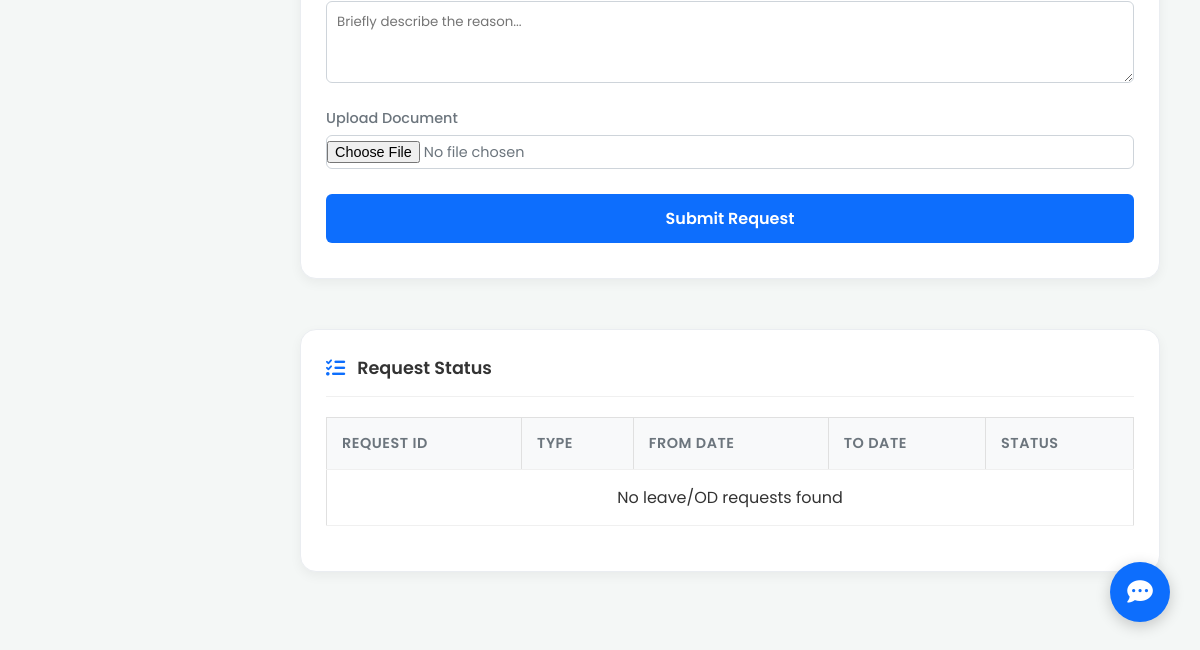
/student (signed in, lower part), run on an earlier commit of the app's database.
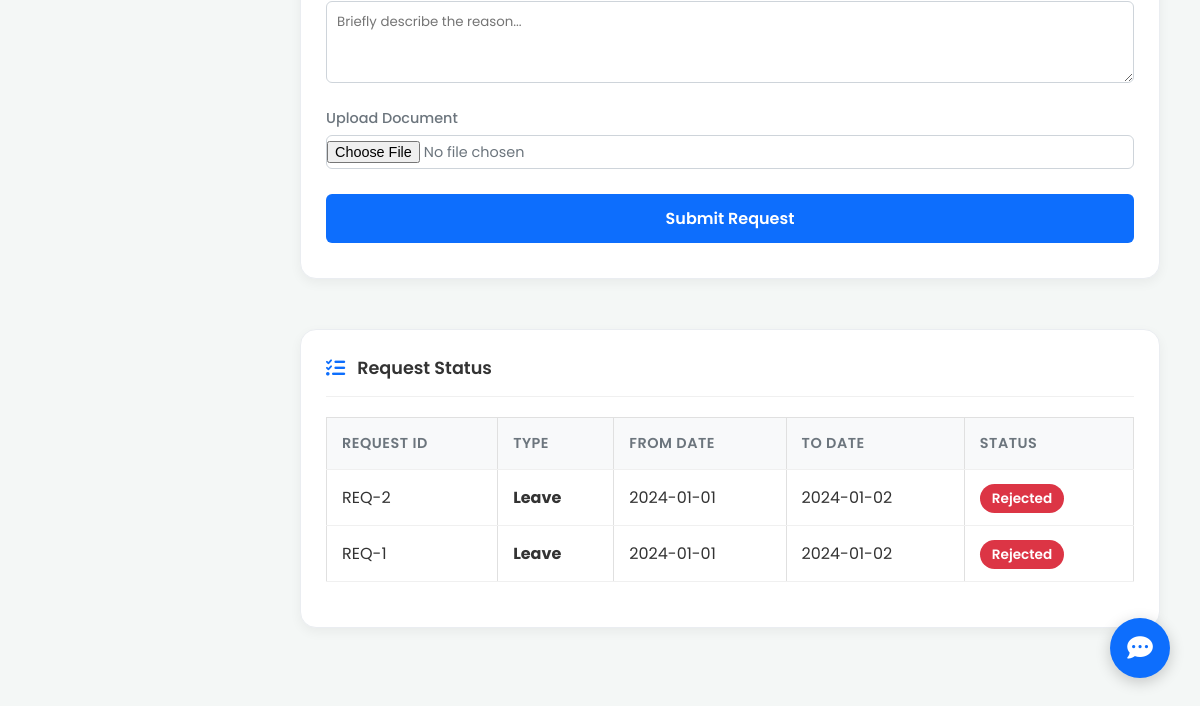
And on a later commit of the database.
### tables this page shows
CREATE TABLE leave_requests (id INTEGER PRIMARY KEY AUTOINCREMENT, reg TEXT, type TEXT, from_date TEXT, to_date TEXT, reason TEXT, document_path TEXT, staff_remark TEXT, reviewed_by TEXT, reviewed_at TEXT, status TEXT);

### app.py (the view)
@app.route('/student')
def student_dashboard():
    if session.get('role') != 'student':
        return redirect(url_for('login'))
    student_id = session.get('student_id')
    if not student_id:
        return redirect(url_for('logout'))
    conn = get_db_connection()
    try:
        stu_row = conn.execute('SELECT * FROM students WHERE id = ?', (student_id,)).fetchone()
        if not stu_row:
            return redirect(url_for('logout'))
        student_tuple = tuple(stu_row)
        attendance = conn.execute('SELECT * FROM attendance WHERE student_id = ?', (student_id,)).fetchone()
        marks = conn.execute('SELECT * FROM marks WHERE student_id = ?', (student_id,)).fetchall()
        fees = conn.execute('SELECT * FROM fees WHERE student_id = ?', (student_id,)).fetchone()
        timetable = conn.execute('SELECT * FROM timetable').fetchall()
        announcements = conn.execute("SELECT * FROM announcements ORDER BY created_at DESC").fetchall()
        reg = session.get('reg')
        requests_raw = conn.execute('SELECT * FROM leave_requests WHERE reg = ? ORDER BY id DESC', (reg,)).fetchall()
        leave_requests = [tuple(req) for req in requests_raw]
        internal_marks_raw = conn.execute('SELECT * FROM internal_marks WHERE reg = ?', (reg,)).fetchall()
        internal_marks = [tuple(m) for m in internal_marks_raw]
        return render_template('student.html', student=student_tuple, attendance=attendance, marks=marks,
                               fees=fees, timetable=timetable, leave_requests=leave_requests,
                               internal_marks=internal_marks, announcements=announcements)
    except Exception as e:
        logging.error(f"Error loading student dashboard: {e}")
        return "An error occurred fetching dashboard modules."
    finally:
        conn.close()

### app.py (called while the page is built)
def get_db_connection():
    conn = sqlite3.connect(DB_FILE)
    conn.row_factory = sqlite3.Row
    return conn

### templates/student.html (shortened to what this page needs)
<!DOCTYPE html>
<html lang="en">
<head>
    <link rel="stylesheet" href="https://cdnjs.cloudflare.com/ajax/libs/font-awesome/6.4.0/css/all.min.css">
    <link rel="stylesheet" href="{{ url_for('static', filename='style.css') }}">
</head>
<body>
    <main class="main-content">
        <div class="dashboard-grid" id="leave-od">
            <div class="card col-4">
                <form id="leave-od-form" style="display: flex; flex-direction: column; gap: 15px;">
                    <div>
                        <textarea id="req-reason" rows="3" required placeholder="Briefly describe the reason..." style="width: 100%; padding: 10px; border: 1px solid #ced4da; border-radius: 6px; outline: none; margin-top: 5px; resize: vertical; color: var(--text-dark);"></textarea>
                    </div>
                    <div>
                        <label style="font-size: 0.9rem; font-weight: 500; color: var(--secondary-color);">Upload Document</label>
                        <input type="file" id="req-doc" style="width: 100%; padding: 5px 0; margin-top: 5px; font-size: 0.9rem; color: var(--secondary-color);">
                    </div>
                    <button type="submit" id="req-submit-btn" style="background: var(--primary-color); color: white; border: none; padding: 12px; border-radius: 6px; font-weight: 600; cursor: pointer; transition: all 0.3s; margin-top: 10px;">Submit Request</button>
                </form>
            </div>
            <div class="card col-8">
                <div class="card-header">
                    <i class="fas fa-list-check"></i> Request Status
                </div>
                <div class="table-responsive">
                    <table class="marks-table">
                        <thead>
                            <tr>
                                <th>Request ID</th>
                                <th>Type</th>
                                <th>From Date</th>
                                <th>To Date</th>
                                <th>Status</th>
                            </tr>
                        </thead>
                        <tbody>
                            {% for req in leave_requests %}
                            <tr>
                                <td>REQ-{{ req[0] }}</td>
                                <td><strong>{{ req[2] }}</strong></td>
                                <td>{{ req[3] }}</td>
                                <td>{{ req[4] }}</td>
                                <td>
                                    {% if req[10] == 'Approved' %}
                                    <span style="background: var(--success-color); color: white; padding: 5px 12px; border-radius: 20px; font-size: 0.85rem; font-weight: 600;">Approved</span>
                                    {% elif req[10] == 'Pending' %}
                                    <span style="background: var(--warning-color); color: #000; padding: 5px 12px; border-radius: 20px; font-size: 0.85rem; font-weight: 600;">Pending</span>
                                    {% else %}
                                    <span style="background: var(--danger-color); color: white; padding: 5px 12px; border-radius: 20px; font-size: 0.85rem; font-weight: 600;">Rejected</span>
                                    {% endif %}
                                </td>
                            </tr>
                            {% else %}
                            <tr>
                                <td colspan="5" style="text-align:center;">No leave/OD requests found</td>
                            </tr>
                            {% endfor %}
                        </tbody>
                    </table>
                </div>
            </div>
        </div>
    </main>
    <button class="chatbot-toggler">
        <i class="fas fa-comment-dots"></i>
    </button>
</body>
</html>

What changed in the data, as far as the page shows it:
added leave_requests: id "2", type "Leave", from_date "2024-01-01", to_date "2024-01-02", status "Rejected"
added leave_requests: id "1", type "Leave", from_date "2024-01-01", to_date "2024-01-02", status "Rejected"
Also different on the page:
text no longer shown: "No leave/OD requests found"
